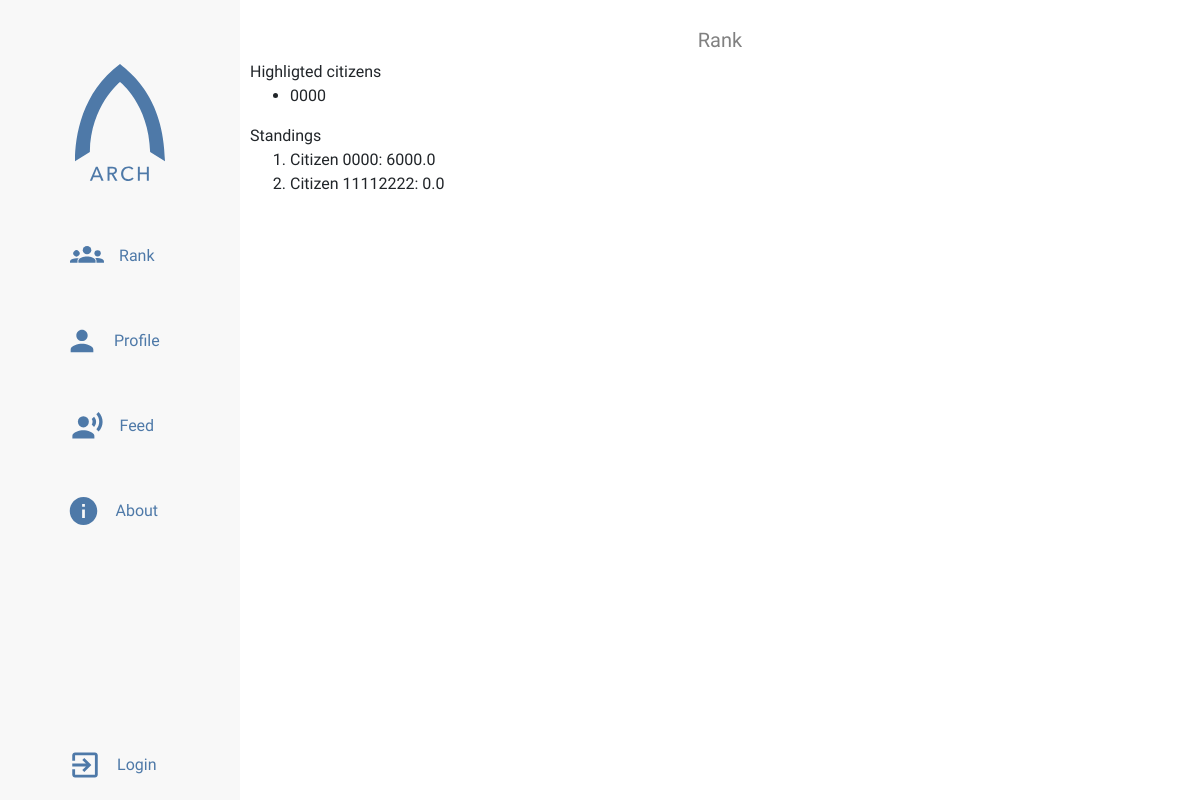
The app's page /rank with its own data.
### app/models.py (models this page shows, shortened)
class Citizen(db.Model, UserMixin):
    citizen_id = db.Column(db.String(12), primary_key=True)
    name = db.Column(db.String(64), index=True)
    score = db.Column(db.Float)
    password_hash = db.Column(db.String(128))
    permission = db.Column(db.String(20), index=True, default='citizen')
    completed_signup = db.Column(db.Integer)
    profile_image = db.Column(db.String(100))
    bio = db.Column(db.String(200))
    fav_leader = db.Column(db.String(30))
    income = db.Column(db.Integer)

### app/routes.py (the view)
@app.route('/rank')
def rank():
    page = request.args.get('page', 1, type=int)
    citizens = Citizen.query.order_by(
        Citizen.score.desc()).paginate(page, 10, False)
    next_citizens = url_for('rank', page=citizens.next_num) \
        if citizens.has_next else None
    prev_citizens = url_for('rank', page=citizens.prev_num) \
        if citizens.has_prev else None
    top_citizens = Citizen.query.filter(
        Citizen.score >= 5000).order_by(func.random()).limit(3)
    return render_template(
        'rank.html',
        citizens=citizens.items,
        tops=top_citizens,
        next=next_citizens,
        prev=prev_citizens,
        title="Rank")

### app/templates/rank.html (shortened to what this page needs)
{% extends "sidebar-base.html" %}
{% block content %}
     Highligted citizens
     <ul>
          {% for top in tops %}
               <li>
                    {{ top.citizen_id }}
               </li>
          {% endfor %}
     </ul>
     Standings
     <ol>
          {% for citizen in citizens %}
               <li>
                    Citizen {{ citizen.citizen_id }}: {{ citizen.score }}
               </li>
          {% endfor %}
     </ol>
{% endblock content %}

### app/static/styles/main.css (style rules this page uses)
body { font-family: 'Questrial', sans-serif; overflow-x: hidden; margin: 0; padding: 0; box-sizing: border-box; }

### records on screen
Citizen: citizen_id "0000", score "6000.0"
Citizen: citizen_id "11112222", score "0.0"

### other values on screen
{{ title }} "Rank"
